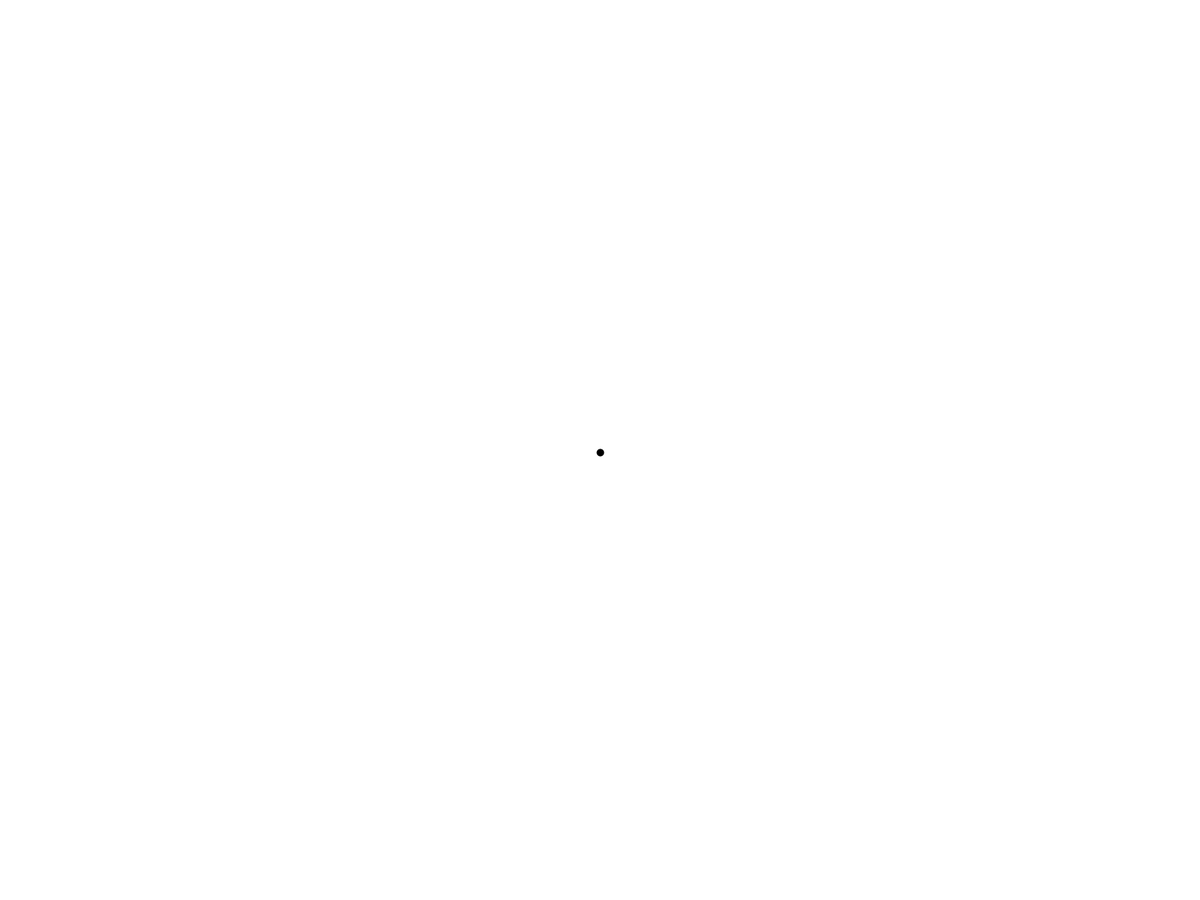
Frame 1 (no input)
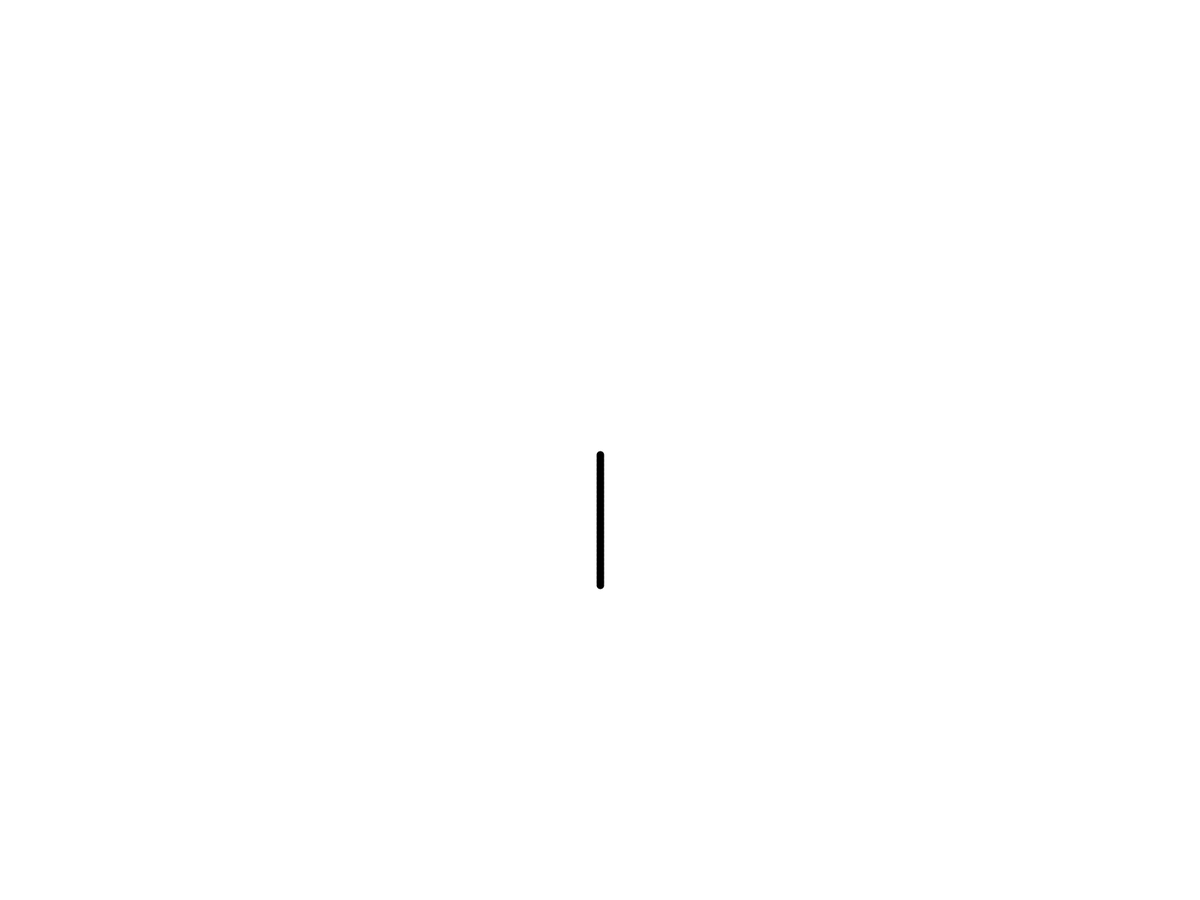
Frame 60 (the mouse pressed at the canvas centre just before this capture)
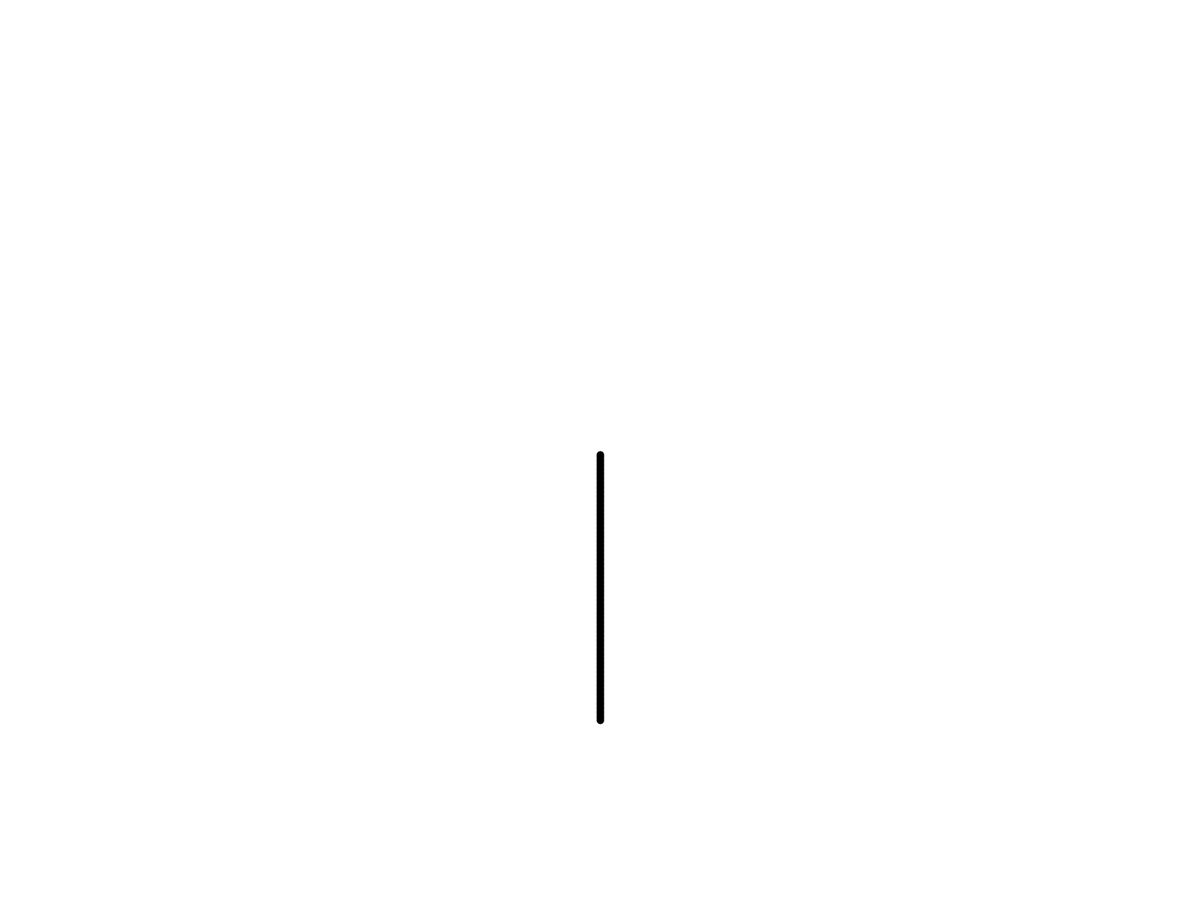
Frame 120 (the mouse held since frame 60 and released just before this capture)

The Processing sketch that drew these frames (run headless with seeded random() and noise(); from frame 60 on, the mouse is pressed at the canvas centre):

// Processing sketch: sketch_161203a
// ── sketch_161203a.pde
PVector snake;
PVector[] tail;
int thick;
float direc;
PVector direcVec;
boolean right;
boolean left;
float turnrate = TWO_PI / 60;
float speed = 3;
int l;


void setup(){
  fullScreen();
  snake = new PVector(width/2,height/2);
  tail = new PVector[0];
  thick = 10;
  direc = 0;
  l = 500;
}

void draw(){
  strokeWeight(thick);
  if(l != tail.length){
    tail = new PVector[l];
  }
  for(int i = l-1; i > 0; i--){
    if(i == 1){ //<>//
      println(1);
    }
    tail[i] = tail[i-1];
  }
  tail[0] = snake;
  direcVec = new PVector(sin(direc),cos(direc)).mult(speed);
  snake.add(direcVec);
  snake = new PVector(constrain(snake.x,0,width),constrain(snake.y,0,height));
  background(255);
  beginShape(LINES);
  vertex(snake.x,snake.y);
  for(int i = 0; i < tail.length; i++){
    if( tail[i] != null){
      vertex(tail[i].x,tail[i].y);
    }
    else{
      
    }
  }
  endShape();
  direc = direc%TWO_PI;
  if(right){direc -= turnrate;}
  if(left){direc += turnrate;}
} //<>//

void keyPressed() {
  if(key == CODED){
    if(keyCode == LEFT){
      left = true;
    }
    if(keyCode == RIGHT){
      right = true;
    }
  } //<>//
}

void keyReleased() {
  if(key == CODED){
    if(keyCode == LEFT){
      left = false;
    }
    if(keyCode == RIGHT){
      right = false;
    }
  }
}
void TailVertex(int i){
  if( tail[i] != null){
      vertex(tail[i].x,tail[i].y);
    }
    else{
      TailVertex(i-1);
    }
}
